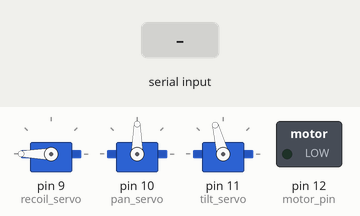
This sketch was run on a simulated Arduino Nano, built with avr-gcc and run on an emulated ATmega328P. Parts: 3 × servo, switched loads named in the sketch (green lamp = pin HIGH). The inputs (shaded band) are chosen by the test bench.

Above: at 2.2 s.
2.3 s: byte 254 (254) received over Serial
At 2.6 s:
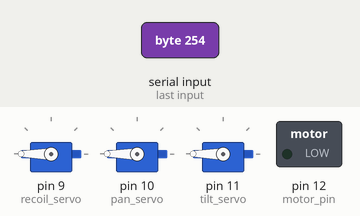
3.8 s: "1" received over Serial
At 4.9 s:
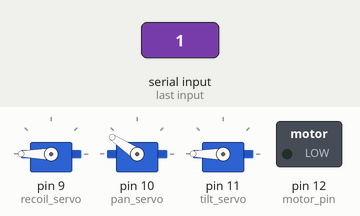
5.3 s: "0" received over Serial
At 6.1 s:
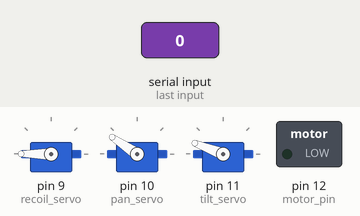
Timing chart, 0 to 8.3 s (numbered marks = the images above; inputs shaded):
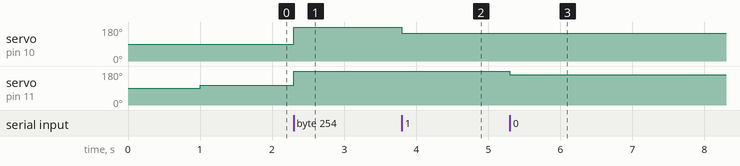

The sketch:

Turret_arduino.ino
```cpp
#include <Servo.h>

// Alper Burak PUSAR - 1030520446

//-----Servoları ve değişkenleri bildirme

Servo pan_servo;
Servo tilt_servo;
Servo recoil_servo;

const byte tilt_limit_1 = 65;
const byte tilt_limit_2 = 180;
const byte pan_limit_1 = 0;
const byte pan_limit_2 = 180;
const byte recoil_rest = 180;    // Hareketsizken servo açısı
const byte recoil_pushed = 125;  // Mermiyi itmesi için servonun ulaşması gereken açı

//-----Seri veri işleme ile ilgili değişkenler
byte byte_from_app;
const byte buffSize = 30;
byte inputBuffer[buffSize];
const byte startMarker = 255;
const byte endMarker = 254;
byte bytesRecvd = 0;
boolean data_received = false;

//-----Motor zamanlaması ve ateşleme ile ilgili değişkenler
bool is_firing =  false;
bool can_fire =  false;
bool recoiling = false;

unsigned long firing_start_time = 0;
unsigned long firing_current_time = 0;
const long firing_time = 150;

unsigned long recoil_start_time = 0;
unsigned long recoil_current_time = 0;
const long recoil_time = 2 * firing_time;

const byte motor_pin =  12;
boolean motors_ON = false;

//8===========================D

void setup()
{
  //-----motor pimi modunu tanımlama
  pinMode(motor_pin, OUTPUT);
  digitalWrite(motor_pin, LOW);

  //-----servoyu pinlere bağlama (Arduino Nano'da bu pinlerde pwn özelliği bulunmaktadır.)
  recoil_servo.attach(9);
  pan_servo.attach(10);
  tilt_servo.attach(11);

  //-----başlangıç sırası
  recoil_servo.write(recoil_rest);
  pan_servo.write(90);
  //tilt_servo.write(tilt_limit_2);
  delay(1000);
  //tilt_servo.write(tilt_limit_2 + abs((tilt_limit_2 - tilt_limit_1)/2));
  tilt_servo.write(105);


  Serial.begin(9600);  // seri haberleşmeyi başlatma
}

//8===========================D

void loop()
{
  getDataFromPC();
  set_motor();
  if (data_received) {
    move_servo();
    set_recoil();
    set_motor();
  }
  fire();
}

//8===========================D

void getDataFromPC() {

  //verilerin beklenen yapısı [başlangıç baytı, yatay miktarı, dikey miktarı, motor açık, ateşleme düğmesine basıldı, son bayt]
  //başlangıç baytı = 255
  //yatay miktarı = 0 ve 253 bayt aralığında
  //dikey miktarı = 0 ve 253 bayt aralığında
  //motor açık = 0 kapalı - 1 açık
  //ateşleme düğmesine basıldı = herhangi basım olmaması durumunda 0 - tersi için 1
  //end byte = 254

  if (Serial.available()) {  // Seri halinde veri mevcutsa

    byte_from_app = Serial.read();   //bir sonraki karakteri oku

    if (byte_from_app == 255) {     // bulunursa başlangıç baytını ara
      bytesRecvd = 0;                   //alınan baytı 0'a sıfırla
      data_received = false;
    }

    else if (byte_from_app == 254) {    // eğer bulunursa, bitiş baytını arayın
      data_received = true;                // verilerin kullanılabilmesi için data_received öğesini true olarak ayarlama
    }

    else {                            // arabelleğe alınan baytı ekle
      inputBuffer[bytesRecvd] = byte_from_app;     //giriş arabelleğine karakter ekle
      bytesRecvd++;                                // alınan artımlı bayt (bu işlem bir indeks olarak hareket eder)
      if (bytesRecvd == buffSize) {    // inputBuffer'ın doldurulması durumunda alınan bir güvenlik (bu olmamalıdır)
        bytesRecvd = buffSize - 1;    // eğer bytesReceived > buffer size'dan büyükse, bytesReceived'ı buffer size'dan daha küçük ayarla
      }
    }
  }
}

//8===========================D

void move_servo() {

  byte pan_servo_position = map(inputBuffer[0], 0, 253, pan_limit_2, pan_limit_1);//inputbuffer değerini yatay servo pozisyon değerine dönüştür
  pan_servo.write(pan_servo_position); //yatay servo konumunu ayarla
  byte tilt_servo_position = map(inputBuffer[1], 0 , 253, tilt_limit_2, tilt_limit_1); //inputbuffer değerini dikey servo pozisyon değerine dönüştür
  tilt_servo.write(tilt_servo_position); //dikey servo konumunu ayarla
}

//8===========================D

void set_recoil() {

  if (inputBuffer[3] == 1) {        //eğer ateşlemeye basılırsa
    if (!is_firing && !recoiling) { //ve zaten ateş etmiyor veya geri tepmiyorsa
      can_fire = true;
    }
  }
  else {                  // eğer ateşlemeye basılmazsa
    can_fire = false;
  }
}

//8===========================D

void set_motor() {
  //-----ırfp250n mosfet kullanarak motorları çalıştırma ve durdurma

  if (inputBuffer[2] == 1) {                //ekrana dokunulursa
    digitalWrite(motor_pin, HIGH);          //motoru aç
    motors_ON = true;
  }
  else {                                   //ekrana dokunulmazsa
    digitalWrite(motor_pin, LOW);          //motoru kapat
    motors_ON = false;

  }
}

//8===========================D

void fire() { //motor baytı açıksa, motoru aç ve açık kaldığını kontrol et

  if (can_fire && !is_firing && motors_ON) {
    //if (can_fire && !is_firing) {
    firing_start_time = millis();
    recoil_start_time = millis();
    is_firing = true;
  }

  firing_current_time = millis();
  recoil_current_time = millis();

  if (is_firing && firing_current_time - firing_start_time < firing_time) {
    recoil_servo.write(recoil_pushed);
  }
  else if (is_firing && recoil_current_time - recoil_start_time < recoil_time) {
    recoil_servo.write(recoil_rest);
  }
  else if (is_firing && recoil_current_time - recoil_start_time > recoil_time) {
    is_firing = false;
  }

}
```

Measured:
- after the input at 2.3 s, servo on pin 10 (pan_servo): 90° → 180° at once; servo on pin 11 (tilt_servo): 105° → 180° at once
- after the input at 3.8 s, servo on pin 10 (pan_servo): 180° → 146° at once
- after the input at 5.3 s, servo on pin 11 (tilt_servo): 180° → 159° at once
